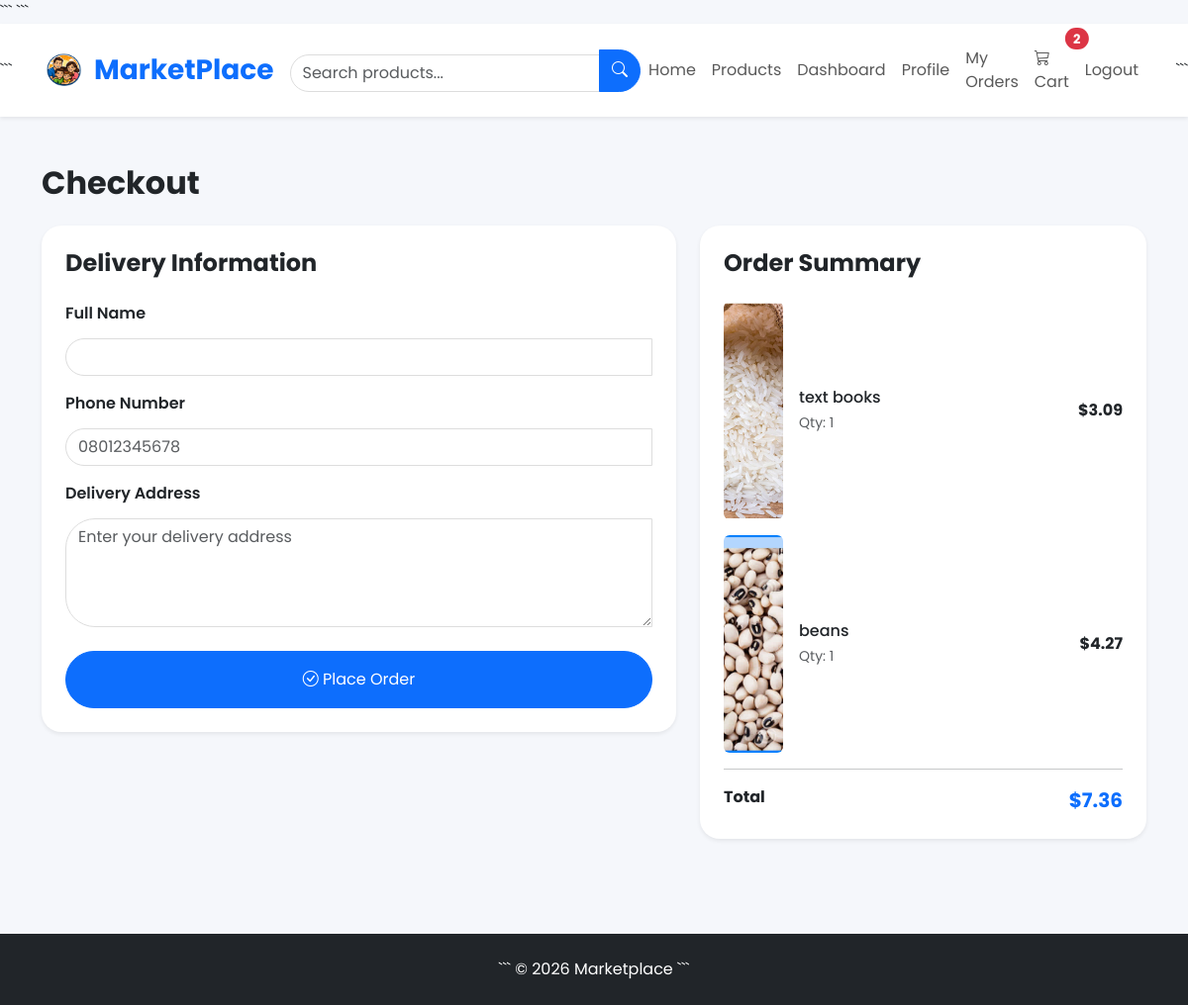
Screenshot of /orders/checkout/ (signed in) with the database file from the repository.
### cart/models.py (models this page shows, shortened)
class CartItem(models.Model):
    cart = models.ForeignKey(
        Cart,
        on_delete=models.CASCADE,
        related_name="items"
    )
    product = models.ForeignKey(
        Product,
        on_delete=models.CASCADE
    )
    quantity = models.PositiveIntegerField(default=1)
    @property
    def subtotal(self):
        return self.product.price * self.quantity

class Cart(models.Model):
    user = models.OneToOneField(
        User,
        on_delete=models.CASCADE
    )
    created_at = models.DateTimeField(auto_now_add=True)
    @property
    def total_price(self):
        return sum(item.subtotal for item in self.items.all())

### products/models.py (models this page shows, shortened)
class Product(models.Model):
    seller = models.ForeignKey(
        User,
        on_delete=models.CASCADE,
        related_name="products"
    )
    category = models.ForeignKey(
        Category,
        on_delete=models.CASCADE,
        related_name="products"
    )
    name = models.CharField(max_length=200)
    description = models.TextField()
    price = models.DecimalField(
        max_digits=10,
        decimal_places=2
    )
    quantity = models.PositiveIntegerField(default=1)
    image = models.ImageField(upload_to="products/", blank=True, null=True)
    available = models.BooleanField(default=True)
    created_at = models.DateTimeField(auto_now_add=True)
    updated_at = models.DateTimeField(auto_now=True)

### orders/views.py (the view, shortened to what this page needs)
@login_required
def checkout(request):
    cart, created = Cart.objects.get_or_create(
        user=request.user
    )
    items = cart.items.select_related(
        "product"
    ).all()
    if not items.exists():
        messages.warning(
            request,
            "Your cart is empty."
        )
        return redirect("cart")
    return render(
        request,
        "orders/checkout.html",
        {
            "cart": cart,
            "items": items,
        }
    )

### cart/context_processors.py (called while the page is built)
def cart_count(request):
    count = 0
    if request.user.is_authenticated:
        try:
            cart = Cart.objects.get(user=request.user)
            count = sum(
                item.quantity
                for item in cart.items.all()
            )
        except Cart.DoesNotExist:
            count = 0
    return {
        "cart_count": count
    }

### templates/orders/checkout.html (shortened to what this page needs)
{% extends "base.html" %}
{% block content %}
<div class="container py-5">
    <h2 class="fw-bold mb-4">
        Checkout
    </h2>
    <div class="row">
        <div class="col-lg-7">
            <div class="card shadow-sm border-0">
                <div class="card-body p-4">
                    <h4 class="fw-bold mb-4">
                        Delivery Information
                    </h4>
                    <form method="POST">
                        <div class="mb-3">
                            <label class="form-label">
                                Full Name
                            </label>
                            <input
                                type="text"
                                name="full_name"
                                class="form-control"
                                value="{{ request.user.get_full_name }}"
                                required>
                        </div>
                        <div class="mb-3">
                            <label class="form-label">
                                Phone Number
                            </label>
                            <input
                                type="tel"
                                name="phone"
                                class="form-control"
                                placeholder="08012345678"
                                required>
                        </div>
                        <div class="mb-4">
                            <label class="form-label">
                                Delivery Address
                            </label>
                            <textarea
                                name="address"
                                class="form-control"
                                rows="4"
                                placeholder="Enter your delivery address"
                                required></textarea>
                        </div>
                        <button
                            type="submit"
                            class="btn btn-primary w-100 py-3">
                            <i class="bi bi-check-circle"></i>
                            Place Order
                        </button>
                    </form>
                </div>
            </div>
        </div>
        <div class="col-lg-5">
            <div class="card shadow-sm border-0">
                <div class="card-body p-4">
                    <h4 class="fw-bold mb-4">
                        Order Summary
                    </h4>
                    {% for item in items %}
                    <div class="d-flex align-items-center mb-3">
                        {% if item.product.image %}
                        <img
                            src="{{ item.product.image.url }}"
                            width="60"
                            height="60"
                            class="rounded me-3"
                            style="object-fit: cover;">
                        {% endif %}
                        <div class="flex-grow-1">
                            <h6 class="mb-1">
                                {{ item.product.name }}
                            </h6>
                            <small class="text-muted">
                                Qty: {{ item.quantity }}
                            </small>
                        </div>
                        <strong>
                            ${{ item.subtotal }}
                        </strong>
                    </div>
                    {% endfor %}
                    <hr>
                    <div class="d-flex justify-content-between">
                        <strong>
                            Total
                        </strong>
                        <strong class="text-primary fs-5">
                            ${{ cart.total_price }}
                        </strong>
                    </div>
                </div>
            </div>
        </div>
    </div>
</div>
{% endblock %}

### static/css/style.css (style rules this page uses)
body { font-family:'Poppins',sans-serif; background:#f5f7fb; }
.form-control { border-radius:30px 0 0 30px; border:1px solid #ddd; }
.btn { border-radius:30px; transition:.3s; }
.card { border:none; border-radius:18px; overflow:hidden; transition:.35s; }
.card img { height:220px; object-fit:cover; }
.card, .btn, .list-group-item { transition:.3s ease; }
input, select, textarea { width:100%; padding:12px 15px; border:1px solid #ddd; border-radius:12px; margin-top:5px; }
label { font-weight:600; margin-bottom:5px; }
.card { border-radius:20px; }

### rows the page displays
CartItem: product.image (picture), product.name "text books", quantity "1", subtotal "3.09"
CartItem: product.image (picture), product.name "beans", quantity "1", subtotal "4.27"
Cart: total_price "7.36"

### other values shown
{{ cart_count }} "2"
